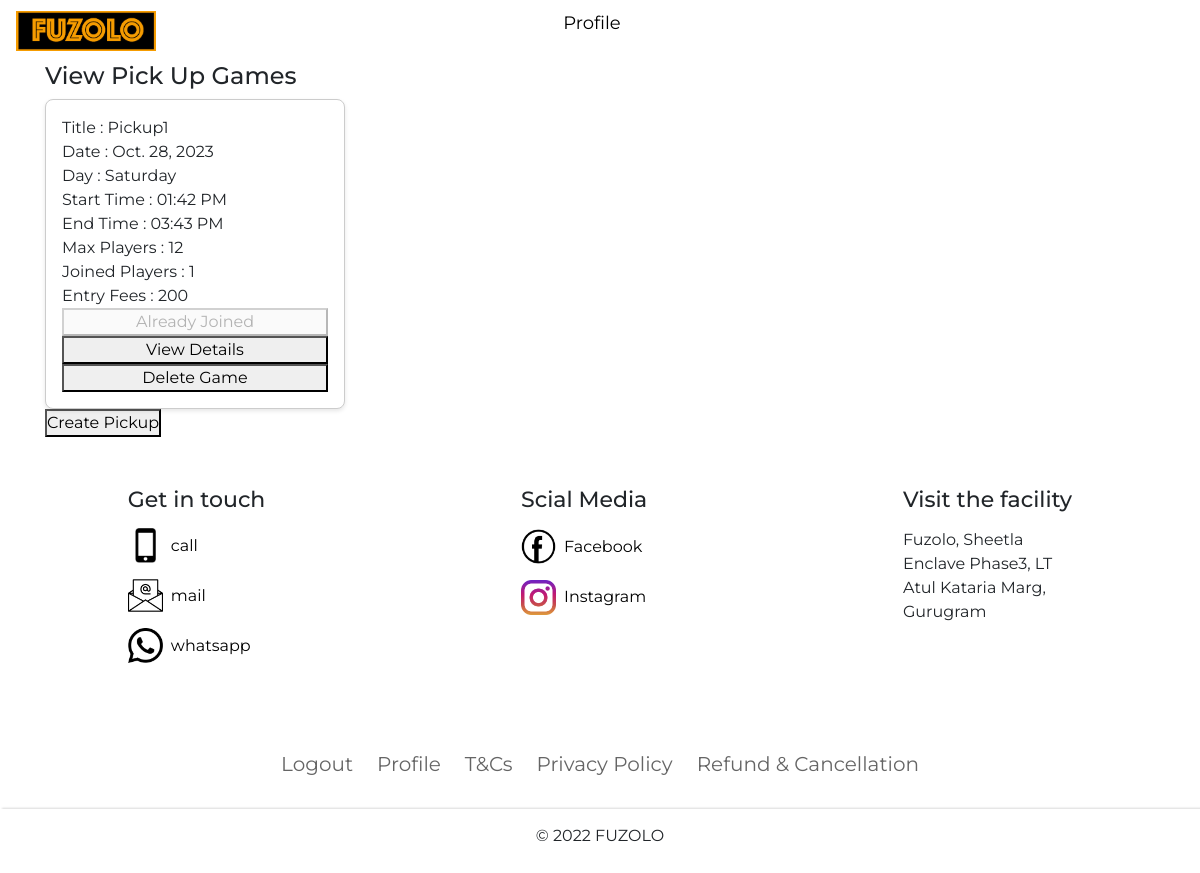
/ (signed in), run on an earlier commit of the app's database.
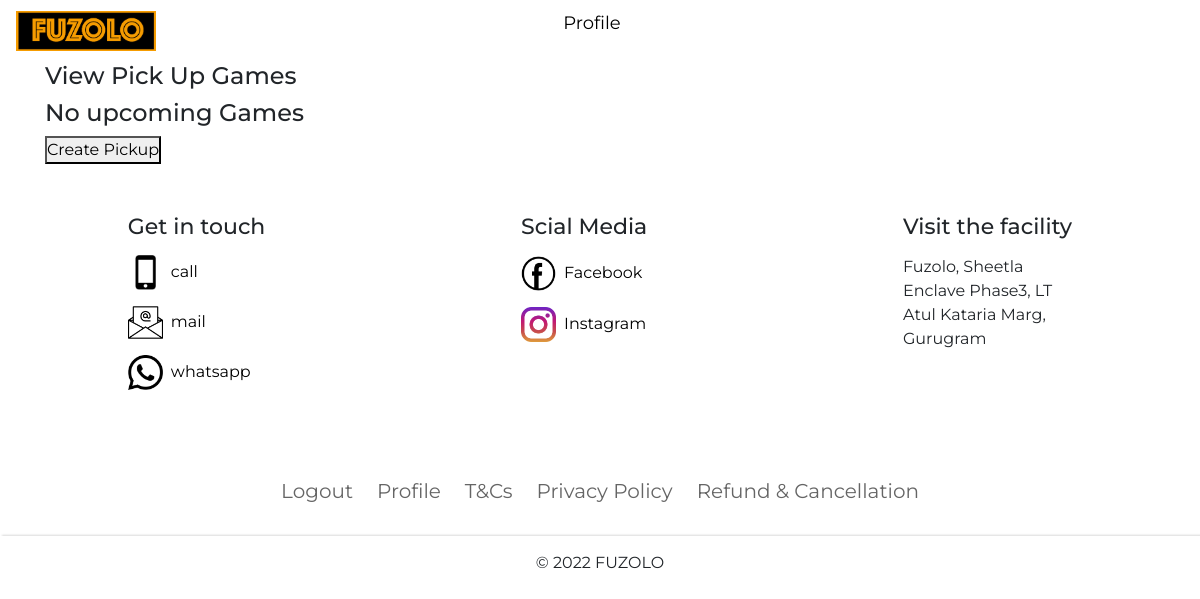
And on a later commit of the database.
### fuzolo_pickup/models.py (models this page shows, shortened)
class Pickup(models.Model):
    title = models.CharField(max_length = 50)
    game_id = models.CharField(max_length = 50)
    day = models.CharField(max_length = 20)
    date = models.DateField()
    duration = models.IntegerField()
    start_time = models.CharField(max_length = 20)
    end_time = models.CharField(max_length = 20)
    reporting_time = models.CharField(max_length = 20)
    max_players = models.IntegerField()
    price_per_player = models.IntegerField()
    hourly_price = models.IntegerField()
    joined_players = models.IntegerField()
    waiting_list = models.CharField(max_length = 200)
    wallet_list = models.CharField(max_length = 200)
    venue = models.CharField(max_length = 200)
    confirmed = models.BooleanField(default=False)

### fuzolo_pickup/views.py (the view, shortened to what this page needs)
# urls.py: path('', view_pickup, name = 'view-pickup'),
def view_pickup(request):
    try:
        user_details = get_user_details(request.user)
        games = Pickup.objects.all()
        return render(request, 'fuzolo_pickup/view_pickup.html', {'games' : games, 'user_details' : user_details})
    except:
        print("No Pickup games")
    return render(request, 'fuzolo_pickup/view_pickup.html')

### fuzolo_pickup/fuzolo_pickup_internals.py (called while the page is built)
def get_user_details(user):
    fuzolo_user_details = FuzoloUserDetails.objects.get(phone_number = user)
    user_details = {
        'logged_in' : False,
        'pickup_manager' : False,
        'user_points' : 0,
        'user_phone_number' : '',
        'name' : '',
        'email' : ''
    }
    if str(user) != 'AnonymousUser':
        user_details['logged_in'] = True
        user_details['user_phone_number'] = str(user)
        user_details['name'] = fuzolo_user_details.name
        user_details['email'] = fuzolo_user_details.email
        if user.pickup_manager:
            user_details['pickup_manager'] = True
        user_details['user_points'] = int(fuzolo_user_details.points)
    else:
        print("User is anonymous")
    return user_details

### users/custom_authenticate.py (called while the page is built)
    def get_user(self, user_id):
        try:
            return FuzoloUser.objects.get(pk=user_id)
        except FuzoloUser.DoesNotExist:
            return None

### users/models.py (called while the page is built)
    def __str__(self):
        return self.phone_number

### fuzolo_pickup/templates/fuzolo_pickup/view_pickup.html (shortened to what this page needs)
{% extends "users/base.html" %}
{% load static %}
{% block content %}
    <head>
    </head>
    <h4>View Pick Up Games</h4>
    {% if games %}
        {% for game in games %}
            <form action="{% url 'details-pickup' game.game_id %}" method="POST">
                <div class="card">
                    Title : {{ game.title }} <br>
                    Date : {{ game.date }} <br>
                    Day : {{ game.day}} <br>
                    Start Time : {{ game.start_time }} <br>
                    End Time : {{ game.end_time }} <br>
                    Max Players : {{ game.max_players }} <br>
                    Joined Players : {{ game.joined_players }} <br>
                    Entry Fees : {{ game.price_per_player }} <br>
                    {% if user_details.logged_in %}
                        {% if game.joined_players != game.max_players %}
                            {% if user_details.user_points >= game.price_per_player %}
                                {% if user_details.user_phone_number in game.wallet_list|stringformat:"s" %}
                                    <button type="submit" id = "" name = '' disabled>Already Joined</button>
                                {% else %}
                                    <button type="submit" id = "join-button" name = 'join-game'>Join Game</button>
                                {% endif %}
                            {% else %}
                                <a href="{% url 'profile' %}">
                                    <button type="button" id = 'add-points' name = "add-points">Add Points to join</button>
                                </a>
                            {% endif %}
                        {% else %}
                            <button type="submit" id = 'join-waitlist' name = "join-waitlist">Join Waitlist</button>
                        {% endif %}
                        {% if user_details.pickup_manager %}
                            <button type="submit" id="view-details" name = "view-details">View Details</button>
                            <button type="submit" id="delete-game" name = "delete-game" value="{{ game.game_id }}">Delete Game</button>
                        {% endif %}
                    {% else %}
                        <a href="{% url 'mobile-login' %}">
                            <button type="button">Login To Join</button>
                        </a>
                    {% endif %}
                  </div>
            </form>
        {% endfor %}
    {% else %}
        <h4>No upcoming Games</h4>
    {% endif %}
    {% if user_details.pickup_manager %}
        <a href="{% url 'create-pickup' %}">
            <button>Create Pickup</button>
        </a>
    {% endif %}
{% endblock content %}

### users/templates/users/base.html (shortened to what this page needs)
<!doctype html>
<html lang="en">
{% load static %}
<head>
{% block head %}
    <link rel="stylesheet" href="{% static 'css/index.css' %}">
    <link rel="stylesheet" href="https://stackpath.bootstrapcdn.com/bootstrap/4.1.3/css/bootstrap.min.css">
    <link
    rel="stylesheet"
    href="https://cdnjs.cloudflare.com/ajax/libs/slick-carousel/1.8.1/slick.css"
  />
{% endblock head %}
</head>
<body>
    {% block header %}
    <div class="navbar">
        <div class="logo">
            <a href="{% url 'view-pickup' %}"> <img src="{% static 'images/logo.png' %}" alt="logo"> </a>
        </div>
        <div class="nav-links" id="nav-links-id">
            <ul class="nav-links">
                {% if user.is_authenticated %}
                    <li><a href="{% url 'profile' %}">Profile</a></li>
                {% else %}
                    <li><a href="{% url 'mobile-login' %}">Login/Register</a></li>
                {% endif %}
            </ul>
        </div>
    </div>
    {% endblock header %}
    <main>
        <div class="container">
            {% block content %}{% endblock content %}
        </div>
    </main>
    <footer class="footer-details">
    {% block footer %}
        <div class="footer-details1">
            <h1>Get in touch</h1>
            <ul>
                <li>
                    <a href="tel:+919654112010"><img src="{% static 'images/phone.png' %}" alt="">call</a>
                </li>
                <li>
                    <a href="mailto:contact@fuzolo.com"><img src="{% static 'images/email_icon.png' %}" alt="">mail</a>
                </li>
                <li>
                    <a href="https://wa.me/919654112010"><img src="{% static 'images/whatsapp.png' %}" alt="">whatsapp</a>
                </li>
            </ul>
        </div>
        <div class="footer-details1 footer-details2">
            <h1>Scial Media</h1>
            <li>
                <a href="https://www.facebook.com/clubfuzolo/"><img src="{% static 'images/fb.png' %}" alt="">Facebook</a>
            </li>
            <li>
                <a href="https://instagram.com/fuzolo?utm_medium=copy_link"><img src="{% static 'images/insta.png' %}" alt="">Instagram</a>
            </li>
        </div>
        <div class="footer-details1 footer-details3">
            <h1>Visit the facility</h1>
            <p>Fuzolo,
                Sheetla Enclave Phase3,
                LT Atul Kataria Marg,
                Gurugram</p>
        </div>
    {% endblock footer %}
    </footer>
    <div class="mini-nav">
        <ul>
            {% if user.is_authenticated %}
                <li><a href="{% url 'logout' %}">Logout</a></li>
                <li><a href="{% url 'profile' %}">Profile</a></li>
            {% else %}
                <li><a href="{% url 'mobile-login' %}">Login/Register</a></li>
            {% endif %}
            <li><a href="">T&Cs</a></li>
            <li><a href="">Privacy Policy</a></li>
            <li><a href="">Refund & Cancellation</a></li>
        </ul>
    </div>
    <div class="footer-section">
        <p>© 2022 FUZOLO</p>
    </div>
</body>
</html>

### staticfiles/css/index.css (style rules this page uses)
* { font-family: Montserrat; text-decoration: none; padding: 0; box-sizing: border-box; list-style: none; }
body { overflow: hidden; }
.navbar { display: flex; justify-content: space-between; align-items: center; padding: 13px 2%; }
.nav-links { display: flex; width: 44%; }
.nav-links ul { display: flex; }
.footer-section { text-align: center; padding: 30px 0; padding-bottom: 90px; font-family: Montserrat; }
body { overflow: overlay !important; }
.nav-links ul li a { font-size: 18px; padding: 0 10px; font-weight: 400; line-height: 30px; font-family: Montserrat; color: #000; }
.nav-links ul { align-items: center; }
.logo img { width: 140px; }
.footer-section { padding-top: 15px;margin-top: 30px;box-shadow: 2px -1px 2px rgba(0,0,0,0.15); }
.footer-details { display: flex;align-items: flex-start;justify-content: space-around;margin-top: 50px; }
.footer-details1 img { width: 35px;margin-right: 8px; }
.footer-details1 a { display: flex;align-items:center;margin-top: 15px;color: #000; }
.footer-details h1 { font-weight: 500;font-size: 22px; }
.footer-details3 p { width: 160px;margin-top: 15px; }
.mini-nav ul { display: flex; justify-content: center; }
.mini-nav ul li { padding: 0 12px; }
.mini-nav { margin-top: 70px; }
.mini-nav ul a { color: #000;opacity: 0.6;font-size: 20px; }
@media (max-width:1350px) { .nav-links { width: 54%; } }

What changed in the data, as far as the page shows it:
removed Pickup: title "Pickup1", date "Oct. 28, 2023", day "Saturday", start_time "01:42 PM", end_time "03:43 PM", max_players "12", joined_players "1", price_per_player "200", wallet_list "Already Joined"
Also different on the page:
text now shown: "No upcoming Games"
